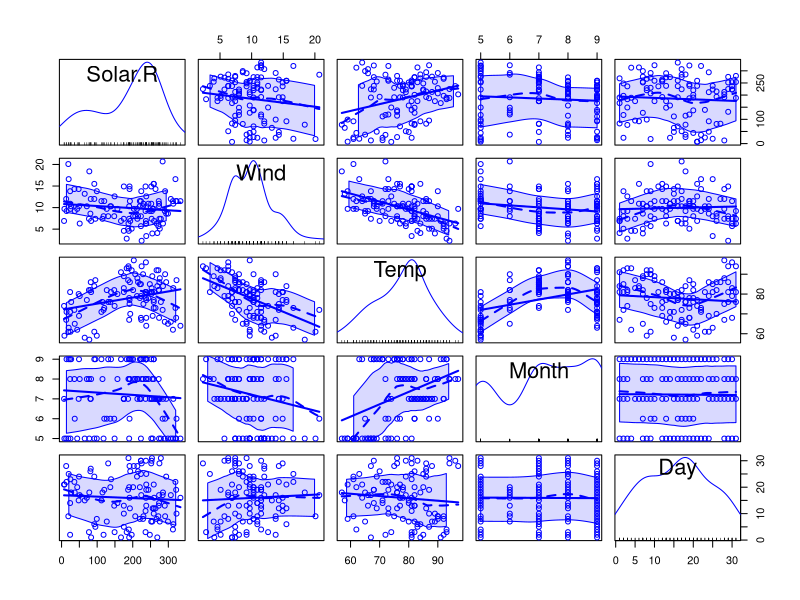
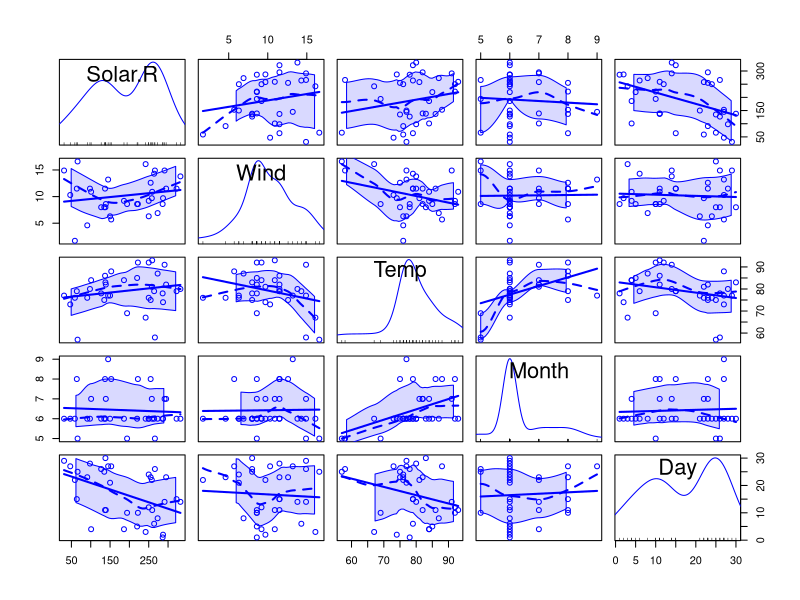
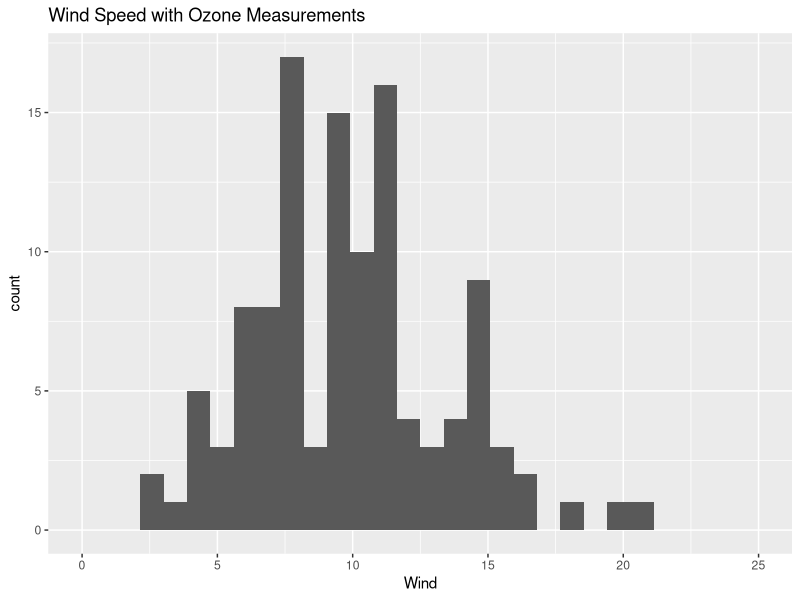
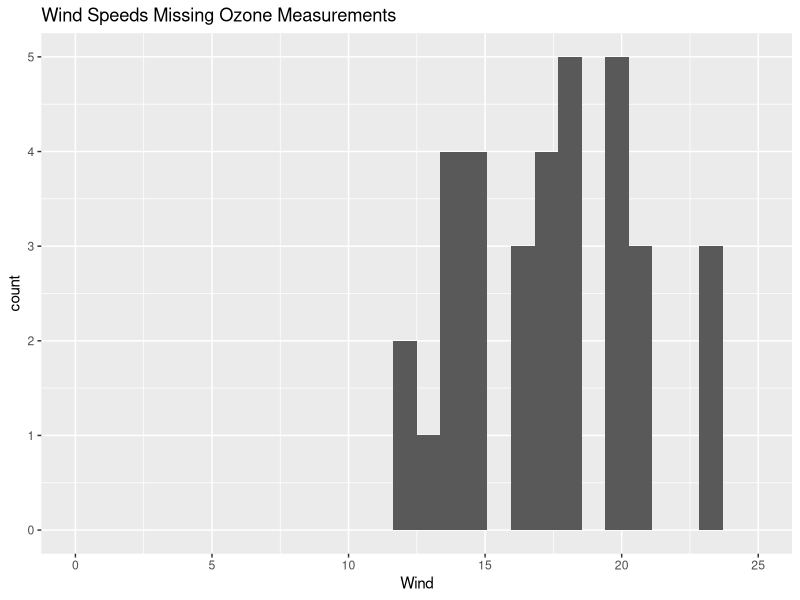
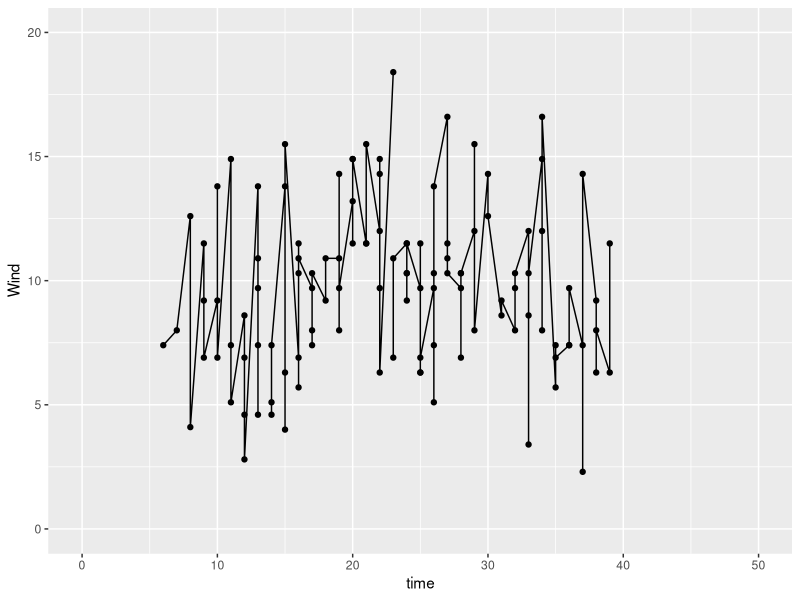
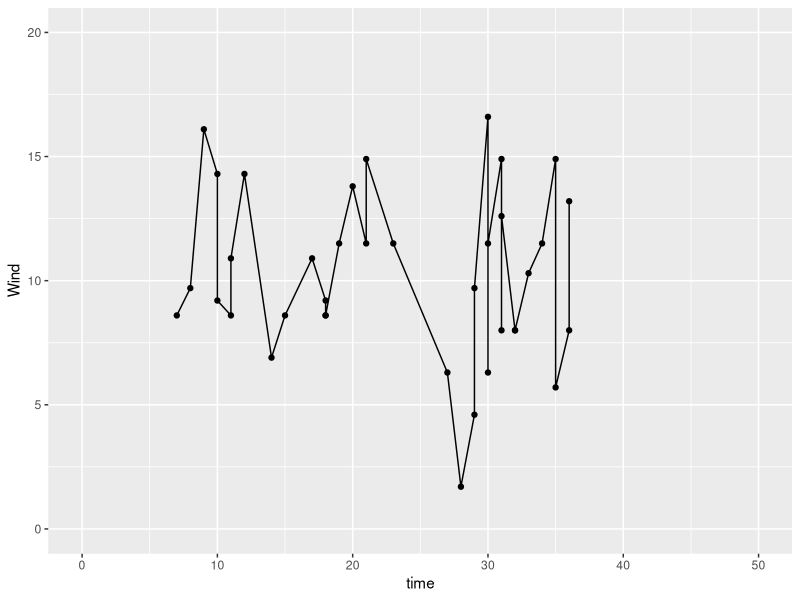

Source code (R) for these figures, in order:
## ---- chunk 1
library(dplyr)
library(ggplot2)
## ---- chunk 2
# assign to an object
na_count <- apply(X = airquality, 2, is.na)

# view the first few rows of output
na_count %>% head(5)

# Count the total number of occurences where is.na==TRUE
length(na_count[na_count==TRUE])
## ---- chunk 3
apply(na_count, 2, function(x) length(x[x==TRUE]))
## ---- chunk 4
aq_data <- airquality
aq_data$time <- as.numeric(paste0(aq_data$Month + aq_data$Day)) # for quick plotting by time
present_data <- filter(aq_data, is.na(Ozone)==FALSE)
missing_data <- filter(aq_data, is.na(Ozone)==TRUE)
## ---- chunk 5
## Records with Ozone measurements
car::scatterplotMatrix( ~ Solar.R + Wind + Temp + Month + Day, data = present_data)
## ---- chunk 6
# records missing Ozone measurements
car::scatterplotMatrix( ~ Solar.R + Wind + Temp + Month + Day, data = missing_data)
## ---- chunk 7
## Subset to missing ozone measurements
fishy <- filter(airquality, is.na(Ozone)==TRUE)
## create random wind speeds twice the mean
fishy$Wind <- rpois(n = nrow(fishy), lambda = mean(airquality$Wind)*2)

ggplot(present_data, aes(Wind)) + geom_histogram() + scale_x_continuous(limits = c(0, 25)) + ggtitle("Wind Speed with Ozone Measurements")
ggplot(fishy, aes(Wind)) + geom_histogram() + scale_x_continuous(limits = c(0, 25)) + ggtitle("Wind Speeds Missing Ozone Measurements")
## ---- chunk 8
ggplot(present_data, aes(x = time, y = Wind)) + geom_point() + geom_line() + scale_y_continuous(limits=c(0, 20)) + scale_x_continuous(limits=c(0, 50))
ggplot(missing_data, aes(x = time, y = Wind)) + geom_point() + geom_line() + scale_y_continuous(limits=c(0, 20)) + scale_x_continuous(limits=c(0, 50))
